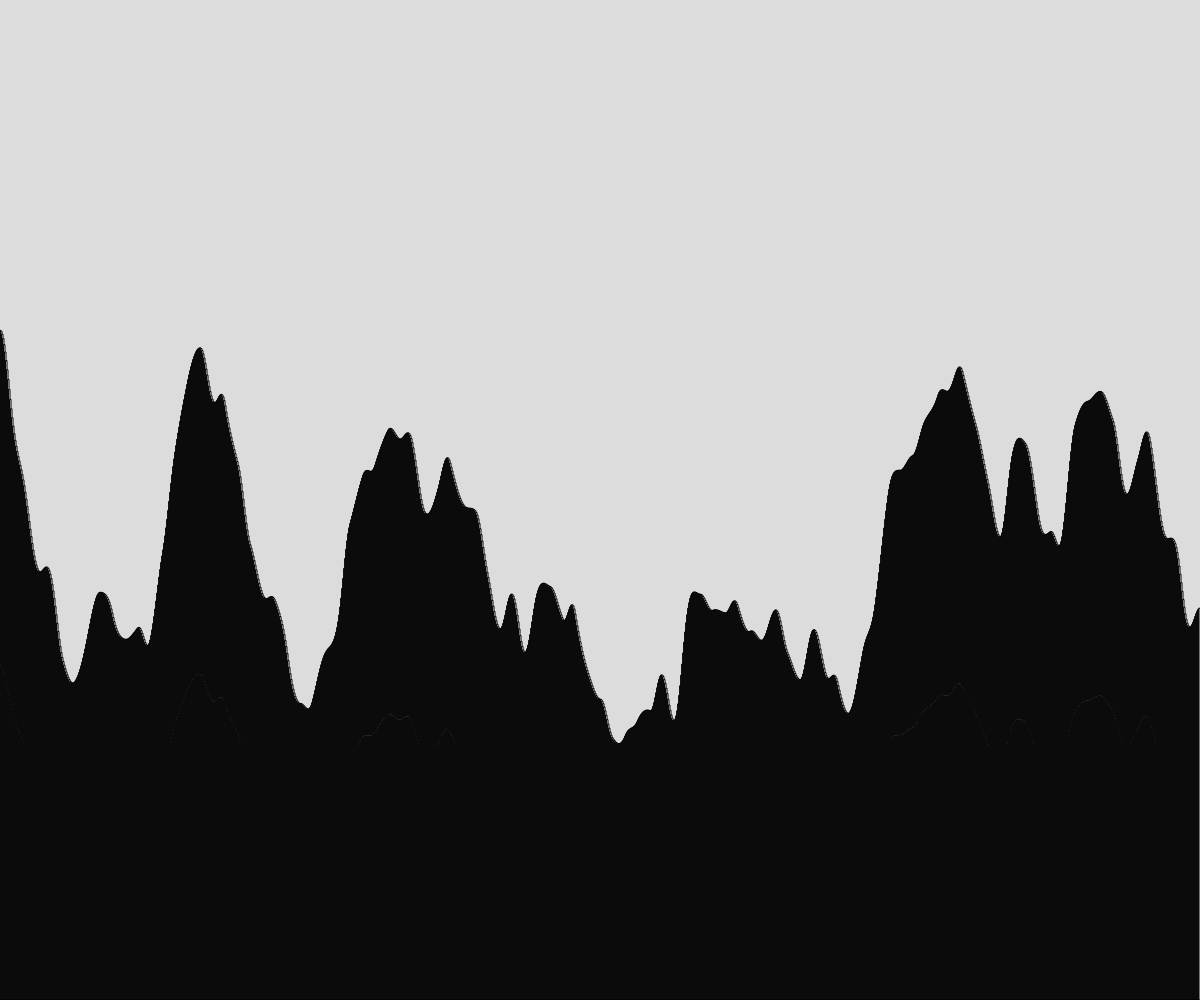
Frame 1 (no input)
Frame 60 (no input): identical to frame 1, image omitted
Frame 120 (the mouse pressed at the canvas centre since frame 60): identical to frame 1, image omitted

The p5.js sketch that drew this single still picture (run headless with seeded random() and noise() and a simulated clock; from frame 60 on, the mouse is pressed at the canvas centre):

// p5.js sketch
// ── sketch.js
// Terrain generation


let terrain = [];
let numberOfRects;
let rectWidth;

function setup() {
  createCanvas(windowWidth, windowHeight);
  numberOfRects = width;
  rectWidth = width/numberOfRects;
  generationTerrain();
}

function draw() {
  background(220);

  for (let someRect of terrain) {
    rect(someRect.x, someRect.y, someRect.w, someRect.h);
  }
}

function generationTerrain() {
  let time = 0;
  let deltaTime = 0.01;

  for (let x = 0; x < width; x += rectWidth) {
    let theHeight = noise(time) * height;
    spawnRectangle(x, theHeight);
    time += deltaTime;
  }
}

function spawnRectangle(leftSide, rectHeight) {
  let thisRect = {
    x: leftSide,
    y: height - rectHeight,
    w: rectWidth,
    h: rectHeight,
  };
  terrain.push(thisRect);
}
